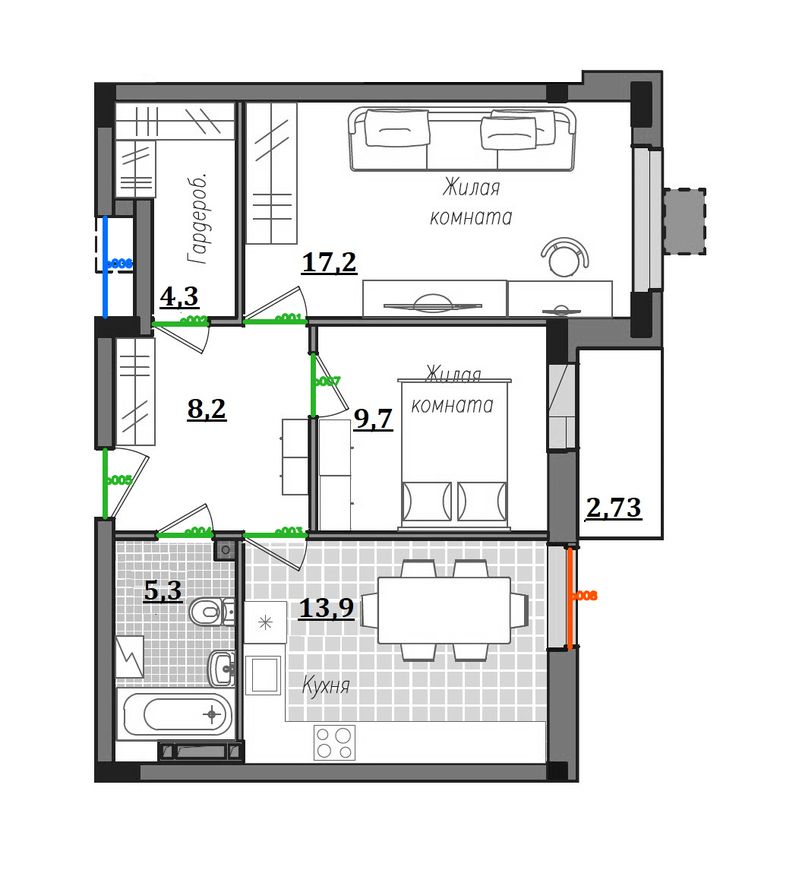
#> input picture artifacts/plan-openings/overlay.png, 799 x 883 px, shrunk from 1052 x 1162 before the run
$ python -i walls.py   (imports and definitions only)
#> lines starting #> are read from the running program, lines starting #| are printed output that depends on the picture; after the words box and inside, x2 and y2 are one past the last pixel; in counts of white or black regions, pixels touching at a corner belong together
#> in recognize, image is the input picture: shape (883, 799, 3); mean B, G, R 228.2, 228.7, 228.2
"""Reviewable raster wall candidates, independent from the 3D apartment format."""
import json
from pathlib import Path
import shutil

import cv2
import numpy as np
from jsonschema import Draft7Validator

# [1 line that did not run here, left out]


def _bands(mask, min_length, min_thickness):
    """Track long foreground runs across adjacent scanlines, tolerating edge noise."""
    active, finished = [], []
    for row, pixels in enumerate(mask):
        changes = np.diff(np.pad((pixels > 0).astype(np.int8), (1, 1)))
        runs = [(int(a), int(b) - 1) for a, b in zip(np.flatnonzero(changes == 1), np.flatnonzero(changes == -1)) if b - a >= min_length]
        following = []
        for start, end in runs:
            matches = [band for band in active if abs(band['starts'][-1] - start) <= min_thickness and abs(band['ends'][-1] - end) <= min_thickness]
            if matches:
                band = min(matches, key=lambda b: abs(b['starts'][-1] - start) + abs(b['ends'][-1] - end))
                active.remove(band)
                band['high'] = row
                band['starts'].append(start)
                band['ends'].append(end)
            else:
                band = {'low': row, 'high': row, 'starts': [start], 'ends': [end]}
            following.append(band)
        finished.extend(active)
        active = following
    finished.extend(active)
    result = []
    for band in finished:
        thickness = band['high'] - band['low'] + 1
        start, end = float(np.median(band['starts'])), float(np.median(band['ends']))
        if min_thickness <= thickness <= min(mask.shape) * .1 and end - start + 1 >= max(min_length, thickness * 2):
            result.append({'start': start, 'end': end, 'axis': (band['low'] + band['high']) / 2, 'thickness': float(thickness)})
    return result


def _merge(bands, tolerance):
    merged = []
    for band in sorted(bands, key=lambda b: (b['axis'], b['start'])):
        # Only near-collinear runs join; door-sized gaps remain unsupported pixels.
        for previous in merged:
            gap = max(previous['start'], band['start']) - min(previous['end'], band['end']) - 1
            if abs(previous['axis'] - band['axis']) <= tolerance / 2 and gap <= tolerance:
                previous['start'] = min(previous['start'], band['start'])
                previous['end'] = max(previous['end'], band['end'])
                previous['thickness'] = max(previous['thickness'], band['thickness'])
                break
        else:
            merged.append(dict(band))
    return merged


def detect_walls(image):
    if image is None or not isinstance(image, np.ndarray) or image.dtype != np.uint8 or image.ndim != 3 or image.shape[2] != 3 or min(image.shape[:2]) < 16:
        raise ValueError('Expected a readable BGR image at least 16 × 16 pixels')
    gray = cv2.cvtColor(image, cv2.COLOR_BGR2GRAY)
    shortest = min(gray.shape)
#> shortest = 799
    min_thickness = max(3, round(shortest * .004)) | 1
#> min_thickness = 3
    min_length = max(12, round(shortest * .04)) | 1
#> min_length = 33
    threshold, dark = cv2.threshold(gray, 0, 255, cv2.THRESH_BINARY_INV | cv2.THRESH_OTSU)
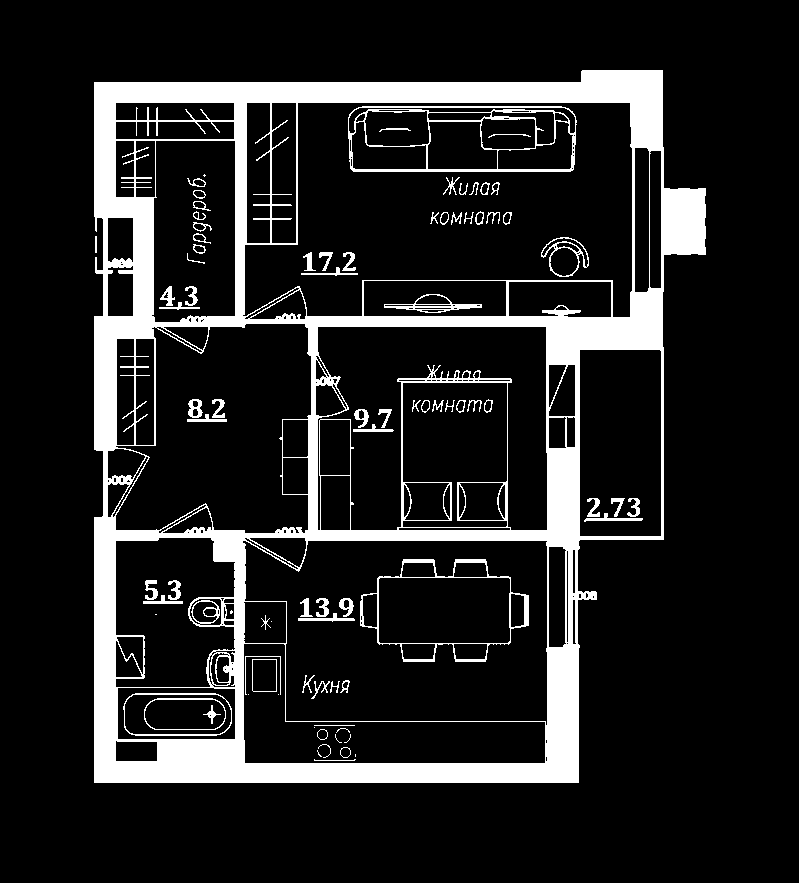
#> dark: shape (883, 799); 13.7% white; 86 white regions (12 under 20 px), largest, box (x1, y1, x2, y2) and area: (94, 70, 706, 783) 85656, (348, 106, 577, 172) 2648, (360, 559, 529, 662) 1544
#> threshold = 170
    settings = {'method': 'otsu-morphology-scanlines-v1', 'threshold': float(threshold), 'minThicknessPx': min_thickness, 'minLengthPx': min_length, 'mergeGapPx': min_thickness}
#> settings = {'method': 'otsu-morphology-scanlines-v1', 'threshold': 170, 'minThicknessPx': 3, 'minLengthPx': 33, 'mergeGapPx': 3}
    if int(gray.max()) - int(gray.min()) < 2:
        return [], settings
    solid = cv2.morphologyEx(dark, cv2.MORPH_OPEN, cv2.getStructuringElement(cv2.MORPH_RECT, (min_thickness, min_thickness)))
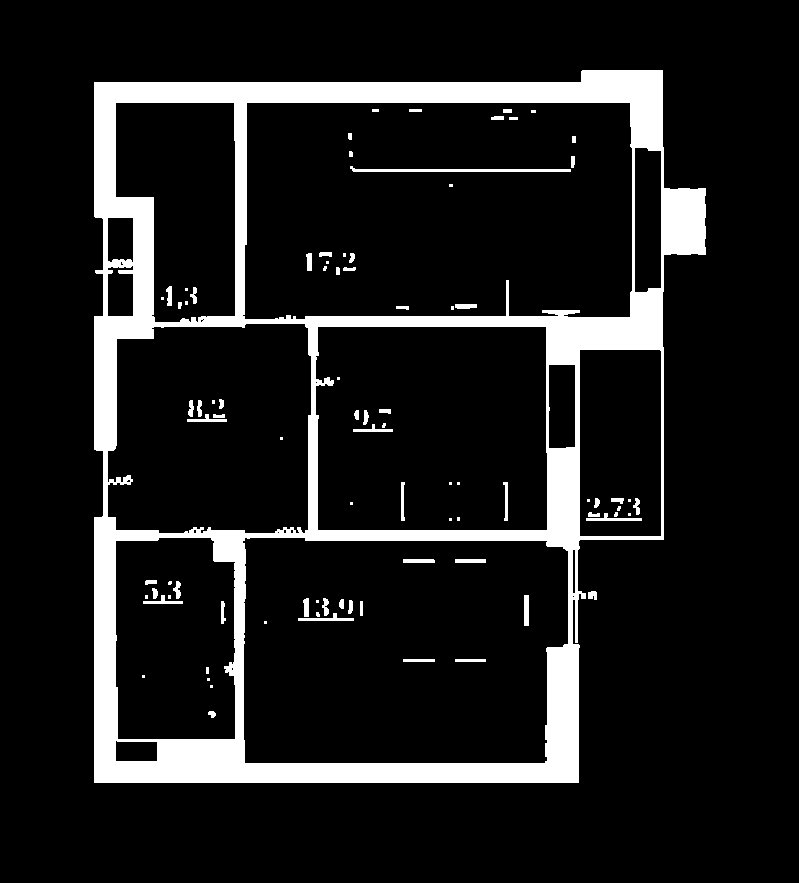
#> solid: shape (883, 799); 11.5% white; 88 white regions (32 under 20 px), largest, box (x1, y1, x2, y2) and area: (94, 70, 706, 783) 76219, (350, 166, 571, 172) 667, (298, 613, 354, 621) 188
    walls = []
    # shortcut: axis-aligned walls only; extend detection before accepting diagonal plans.
    for vertical in (False, True):
        oriented = np.ascontiguousarray(solid.T if vertical else solid)
        lines = cv2.morphologyEx(oriented, cv2.MORPH_OPEN, cv2.getStructuringElement(cv2.MORPH_RECT, (min_length, 1)))
        for band in _merge(_bands(lines, min_length, min_thickness), min_thickness):
            start, end = [band['start'], band['axis']], [band['end'], band['axis']]
            if vertical:
                start, end = start[::-1], end[::-1]
            walls.append({'id': f'w{len(walls) + 1:03}', 'start': start, 'end': end, 'thickness': band['thickness'], 'status': 'candidate'})
#> this loop made 2 passes
#> pass 1, in detect_walls, `lines = cv2.morphologyEx(oriented, cv2.MORPH_OPEN, cv2.getStructuringE..`:
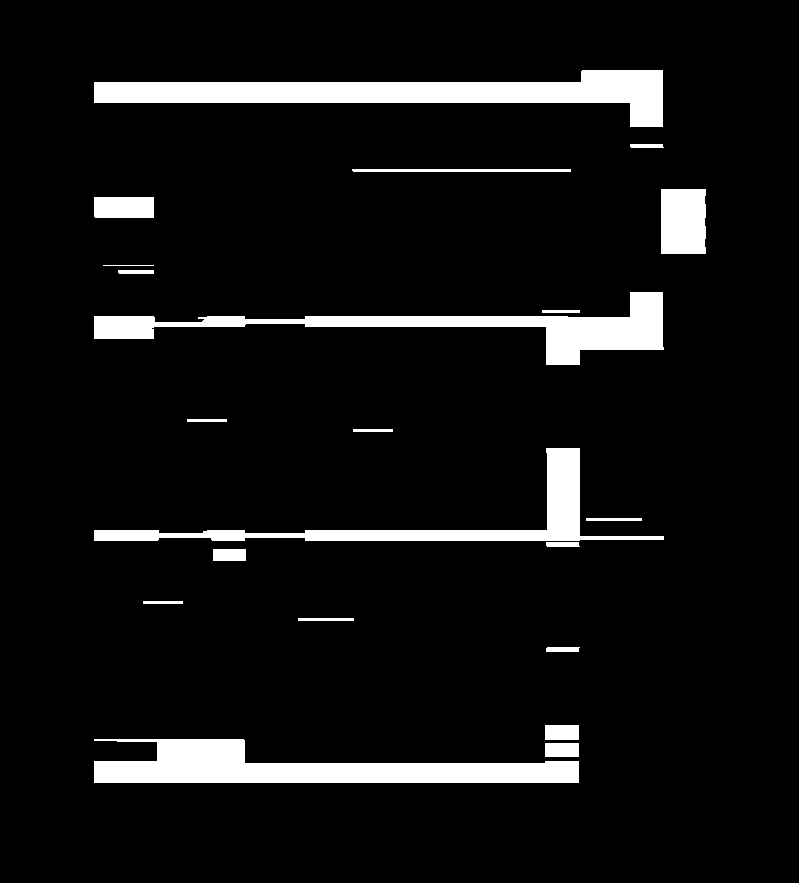
#> lines: shape (883, 799); 7.3% white; 21 white regions, largest, box (x1, y1, x2, y2) and area: (94, 70, 663, 127) 13724, (94, 739, 579, 783) 12171, (94, 292, 664, 365) 10269
#> pass 2, in detect_walls, `oriented = np.ascontiguousarray(solid.T if vertical else solid)`:
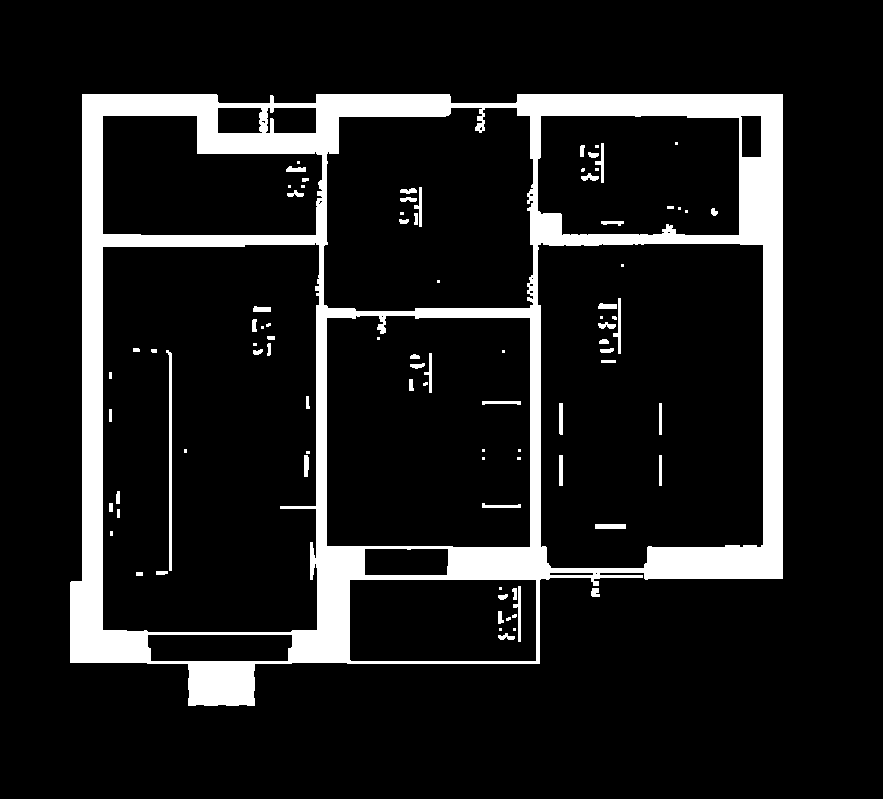
#> oriented: shape (799, 883); 11.5% white; 88 white regions (32 under 20 px), largest, box (x1, y1, x2, y2) and area: (70, 94, 783, 706) 76219, (166, 350, 172, 571) 667, (613, 298, 621, 354) 188
#> pass 2, in detect_walls, `lines = cv2.morphologyEx(oriented, cv2.MORPH_OPEN, cv2.getStructuringE..`:
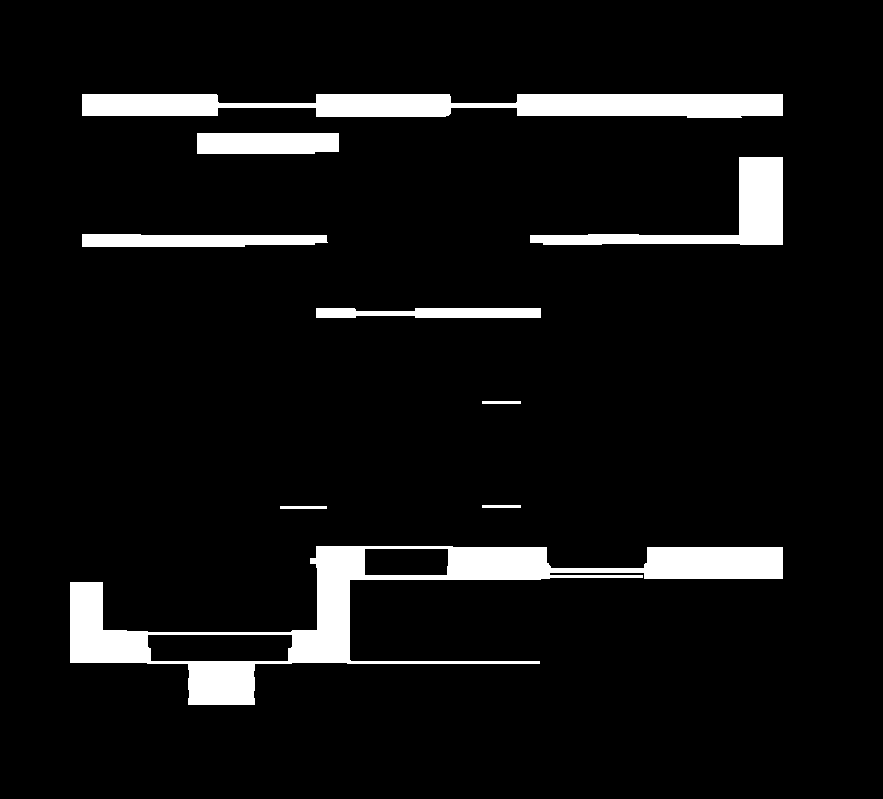
#> lines: shape (799, 883); 7% white; 9 white regions, largest, box (x1, y1, x2, y2) and area: (70, 546, 783, 705) 22777, (82, 94, 783, 118) 12869, (530, 157, 783, 245) 5849
#> after the loop, walls = 57 items
    return walls, settings


def recognize(source, output):
    source, output = Path(source), Path(output)
    if output.exists():
        raise FileExistsError(f'Output already exists: {output}')
    if not source.is_file():
        raise ValueError(f'Image file not found: {source}')
    try:
        image = cv2.imread(str(source), cv2.IMREAD_COLOR)
    except cv2.error as exc:
        raise ValueError(f'Cannot decode image: {source}') from exc
    walls, settings = detect_walls(image)
#> walls = 57 items
    result = {
        'version': '1.0', 'kind': 'wall-candidates', 'units': 'px',
        'scale': {'status': 'unknown', 'source': 'No reference length supplied'},
        'image': {'file': source.name, 'width': image.shape[1], 'height': image.shape[0]},
        'reviewRequired': True, 'settings': settings, 'walls': walls,
        'uncertainties': [
            'Heuristic candidates, not verified walls; thick furniture may produce false positives.',
            'Only horizontal and vertical thick strokes are detected; thin or diagonal walls may be missing.',
            'Rooms, doors, windows, wall heights and metric scale have not been inferred.',
            'Gaps no wider than mergeGapPx may be joined; wider gaps are not classified as openings.',
        ],
    }
    if not walls:
        result['uncertainties'].append('No wall candidates found; inspect image contrast and line thickness.')
#> (the run stopped early here; a loop or call above may not have finished)
